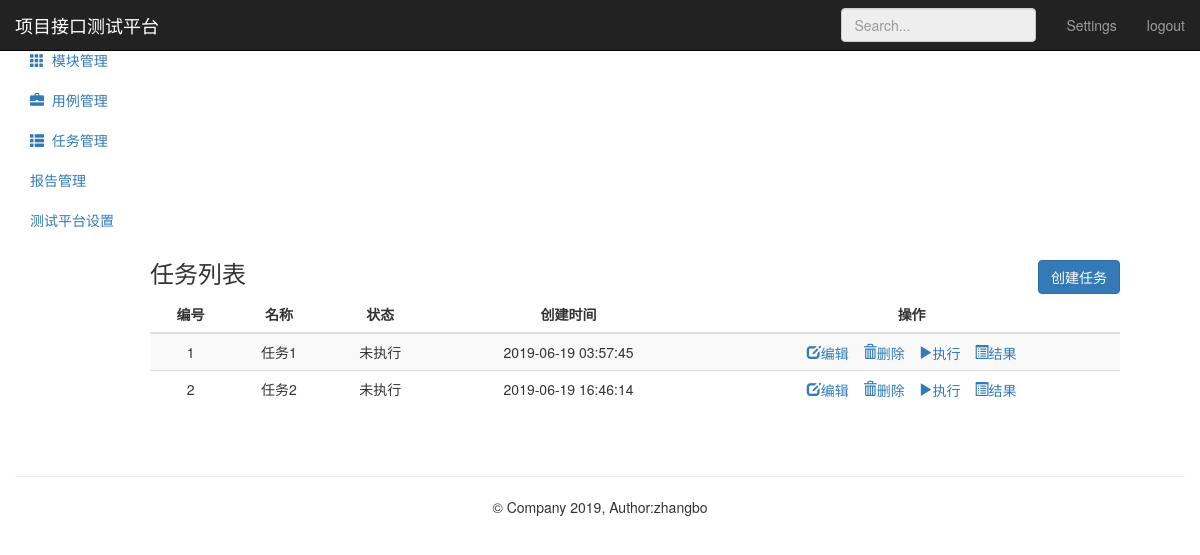
Before: /testtask/ with the older database file.
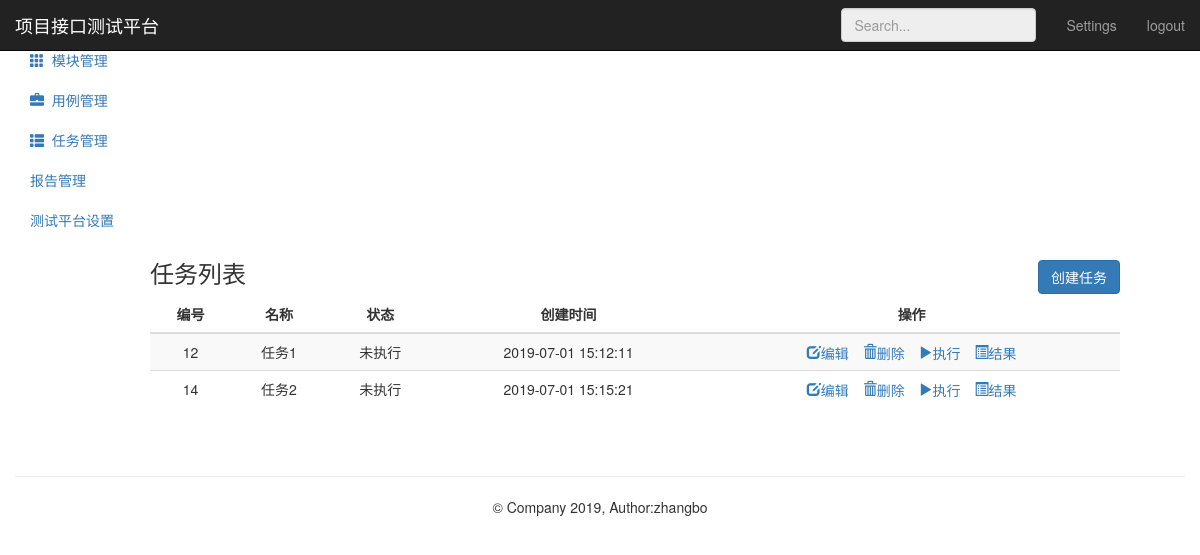
After: the same page with the newer database file.
### testtask_app/models.py (models this page shows, shortened)
class TestTask(models.Model):
      name = models.CharField("名称",max_length=100,blank=False,default="")
      status = models.IntegerField("状态：",default=0)#未执行0、执行中1、执行成功2、执行失败3
      describe = models.TextField("描述",default="")
      cases = models.TextField("关联用例",default="")
      create_time = models.DateTimeField("创建时间",auto_now_add=True)

### testtask_app/views.py (the view)
# urls.py: path('',views.testtask_manage),
def testtask_manage(request):
    tasks = TestTask.objects.all()
    return render(request,"task_list.html",{"type":"list","tasks":tasks})

### templates/task_list.html (shortened to what this page needs)
{% extends "base.html" %}
{% block base %}
<nav class="navbar navbar-inverse navbar-fixed-top" xmlns="http://www.w3.org/1999/html">
    <div class="container-fluid">
        <div class="navbar-header">
            <a class="navbar-brand" href="#">项目接口测试平台</a>
        </div>
        <div id="navbar" class="navbar-collapse collapse">
            <ul class="nav navbar-nav navbar-right">
                <li><a href="#">Settings</a></li>
                <li><a href="/logout/">logout</a></li>
            </ul>
            <form class="navbar-form navbar-right">
                <input type="text" class="form-control" placeholder="Search..."  disabled="disabled">
            </form>
        </div>
    </div>
</nav>
<div class="container-fluid">
    <div class="row">
        <div class="col-sm-3 col-md-2 sidebar" style="width:150px;">
            <ul class="nav nav-sidebar">
                <li>
                    <a href="/project/">
                    </a>
                </li>
                <li>
                    <a href="/module/">
                        <i class="glyphicon glyphicon-th"></i>&nbsp;&nbsp;模块管理
                    </a>
                </li>
            </ul>
            <ul class="nav nav-sidebar">
                <li>
                   <a href="/testcase/">
                       <i class="glyphicon glyphicon-briefcase"></i>&nbsp;&nbsp;用例管理
                   </a>
                </li>
                <li class="active">
                   <a href="/testtask/">
                       <i class="glyphicon glyphicon-th-list"></i>&nbsp;&nbsp;任务管理
                   </a>
                </li>
            </ul>
            <ul class="nav nav-sidebar">
                <li><a href="">报告管理</a></li>
                <li><a href="">测试平台设置</a></li>
            </ul>
        </div>
        <div style="margin-left: 135px;" class="col-sm-9 col-sm-offset-3 col-md-10 col-md-offset-2 main">
            {% if type == "list" %}
                <h3 class="sub-header">任务列表
                    <button class="btn btn-primary" name="submit" style="float:right;"
                            onclick="location.href='/testtask/add_task/'">创建任务</button>
                </h3>
                <div class="table-responsive op">
                    <table class="table table-striped">
                        <thead>
                            <tr>
                                <th class="op">编号</th>
                                <th class="op">名称</th>
                                <th class="op">状态</th>
                                <th class="op">创建时间</th>
                                <th class="op">操作</th>
                            </tr>
                        </thead>
                        <tbody>
                            {% for task in tasks %}
                            <tr>
                                <td>{{ task.id}}</td>
                                <td>{{ task.name}}</td>
                                {% if task.status == 0 %}
                                    <td>未执行</td>
                                {% elif task.status == 1 %}
                                    <td>执行中</td>
                                {% elif task.status == 2 %}
                                    <td>已完成</td>
                                {% else %}
                                    <td>失败</td>
                                {% endif %}
                                <td>{{ task.create_time | date:"Y-m-d H:i:s" }}</td>
                                <td>
                                    <a href="/testtask/edit_task/{{ task.id }}/">
                                          <i class="glyphicon glyphicon-edit">编辑</i>
                                    </a>
                                    <a href="/testtask/delete_task/{{ task.id }}/" style="margin-left:10px;"
                                              onclick="return del_task()">
                                          <i class="glyphicon glyphicon-trash">删除</i>
                                    </a>
                                    <a href="#" onclick="return RunTask('{{ task.id }}')" style="margin-left:10px;">
                                          <i class="glyphicon glyphicon-play">执行</i>
                                    </a>
                                    <a href="#" style="margin-left:10px;">
                                          <i class="glyphicon glyphicon-list-alt">结果</i>
                                    </a>
                                </td>
                            </tr>
                            {% endfor %}
                        </tbody>
                    </table>
                </div>
            {% endif %}
        </div>
    </div>
</div>
{% endblock %}

### templates/base.html (shortened to what this page needs)
<!DOCTYPE html>
<html lang="en">
<head>
    {% load static %}
    <link href="https://cdn.bootcss.com/bootstrap/3.3.7/css/bootstrap.min.css" rel="stylesheet">
    <link href="https://v3.bootcss.com/examples/dashboard/dashboard.css" rel="stylesheet">
</head>
<body>
{% block base %}
{% endblock %}
    <div class="container theme-showcase" role="main" style="text-align: center;width: auto">
       <div class="page-header"></div>
       <footer class="footer">
         <p>&copy; Company 2019, Author:zhangbo</p>
       </footer>
    </div>
</body>
</html>

### templates/task_list.html (style rules this page uses)
.op { text-align: center; }

Changed rows visible on the page:
removed TestTask: id "1", name "任务1", status "未执行", create_time "2019-06-19 03:57:45"
removed TestTask: id "2", name "任务2", status "未执行", create_time "2019-06-19 16:46:14"
added TestTask: id "12", name "任务1", status "未执行", create_time "2019-07-01 15:12:11"
added TestTask: id "14", name "任务2", status "未执行", create_time "2019-07-01 15:15:21"
